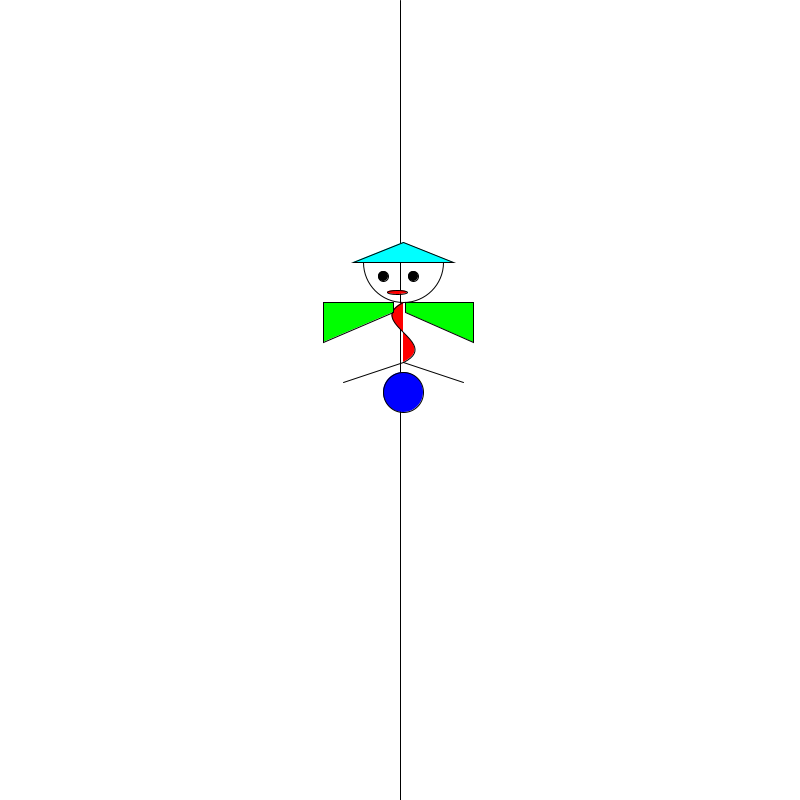
Frame 1 (no input)
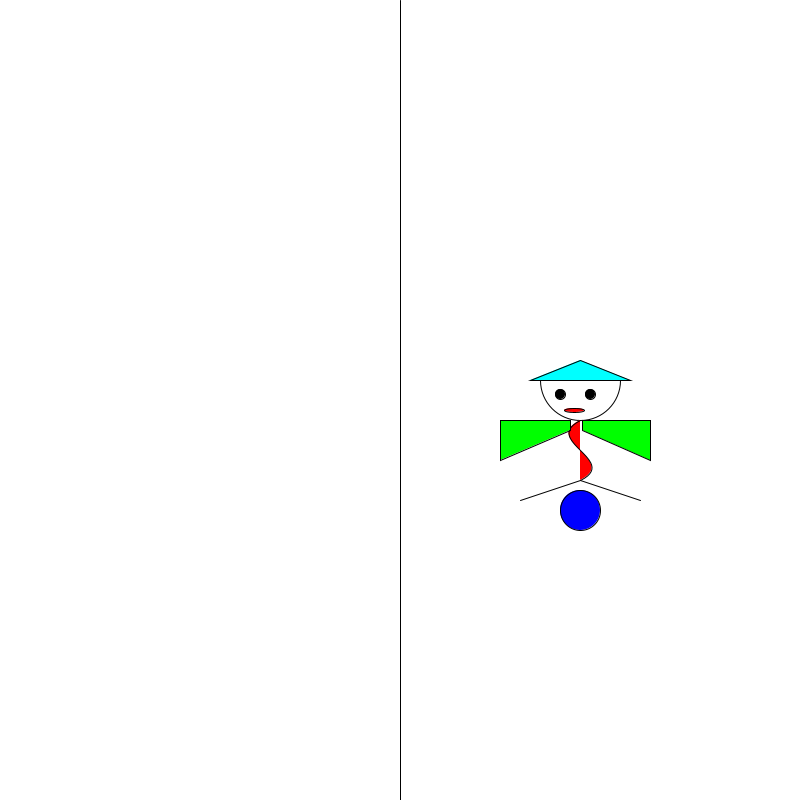
Frame 60 (the mouse pressed at the canvas centre just before this capture)
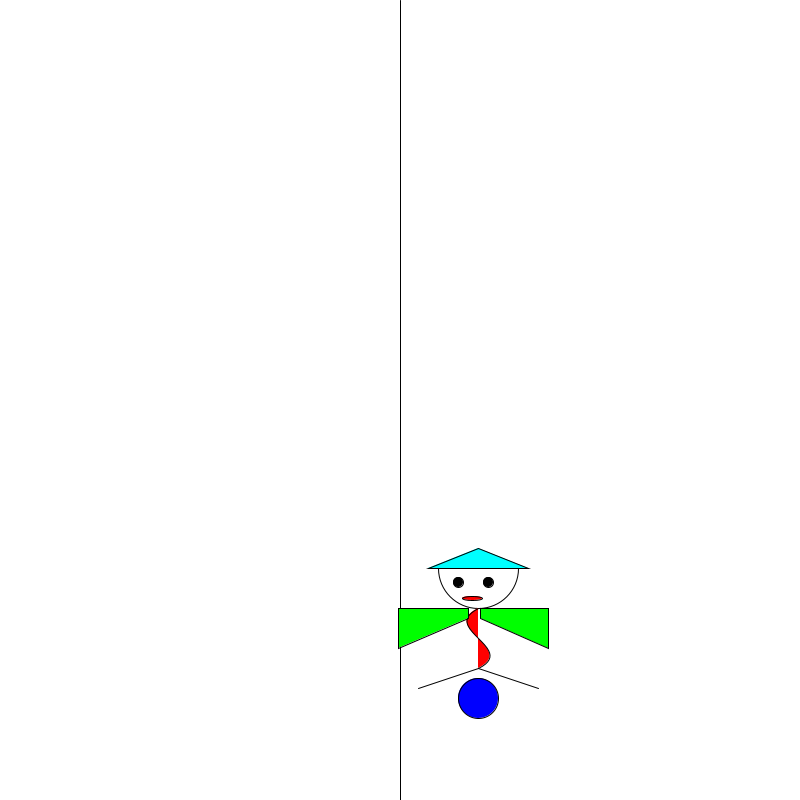
Frame 120 (the mouse held since frame 60 and released just before this capture)

The Processing sketch that drew these frames (run headless with seeded random() and noise(); from frame 60 on, the mouse is pressed at the canvas centre):

// Processing sketch: Jubilee_J_conditional_owncreature
// ── Jubilee_J_conditional_owncreature.pde
//Variables for creature movement
int x = 400;
int y = 300;
int speedX = 3;
int speedY = 2;

//Variable to increase speed
int increase = 0;

//Variable to make colors fade
float fade1 = 255;
float fade2 = 255;

void setup(){
  size (800, 800); // display window is 200x200 pixels
}
void draw(){
  background(255); // display window is white
  
  //Keep creature constantly moving
  x = x + speedX;
  y = y + speedY;
  
  //Draw line to divide the screen
  line(width/2, 0, width/2, height);
  
  if (mouseX > width/2) {
    //If mouseX is on the right side of the window, set fade1 to fade to 255 and fade2 to fade to 0
    fade1 = fade1 + 5;
    fade2 = fade2 - 5;
  } else if (x < width/2) {
    //If mouseX is on the right side of the window, set fade2 to fade to 255 and fade1 to fade to 0
    fade1 = fade1 - 5;
    fade2 = fade2 + 5;
  }
  
  //Min and Max for color variables
  constrain(fade1, 0, 255);
  constrain(fade2, 0, 255);
  
  //Draw Hat
  fill(0, 255, 255);
  triangle (x, y-60, x-50, y-40, x+50, y-40);
  
  //Draw Head Outline
  noFill ();
  arc (x, y-40, 80, 80, radians(0), radians(180));
  
  //Draws Eyes
  fill(0);
  ellipse (x-20, y-26, 10, 10); 
  ellipse (x+10, y-26, 10, 10);
  
  //Draw Mouth
  fill(255, 0, 0);
  ellipse(x-6, y-10, 20, 4);
  
  //Draw Body
  bezier (x, y, x-40, y+20, x+40, y+40, x, y+60);
  
  //Draw Wings
  fill(0, fade1, 0);
  quad (x-10, y, x-80, y, x-80, y+40, x-10, y+10);
  quad (x+2, y, x+70, y, x+70, y+40, x+2, y+10);
  
  //Draw Legs
  line (x, y+60, x+60, y+80);
  line (x, y+60, x-60, y+80);
  
  //Draw Yoga Ball
  fill (0, 0, fade2);
  ellipse (x, y+90, 40, 40);
  
  //Make the creature go faster when mouse is pressed
  if (mousePressed) {
    increase = 2;
  }
  
  //Make creater return to original speed when a key is pressed
  if (keyPressed) {
    increase = 0;
  }
  
  //Conditions that determine whether to increase speed or decrease speed
  if (increase == 2) {
    if (speedX < 0 && speedY < 0) {
      speedX = -7;
      speedY = -6;
    } else if (speedX > 0 && speedY > 0) {
      speedX = 7;
      speedY = 6;
    }
  } else if (increase == 0) {
      if (speedX < 0 && speedY < 0) {
      speedX = -3;
      speedY = -2;
    } else if (speedX > 0 && speedY > 0) {
      speedX = 3;
      speedY = 2;
    }
  }
  
   //Make creature bounce off the sides of the screen
  if((x < 80) || (x > width - 70)) {
    speedX = speedX * -1;
  }
  
  if((y < 60) || (y > height-110)) {
    speedY = speedY * -1;
  }
}
